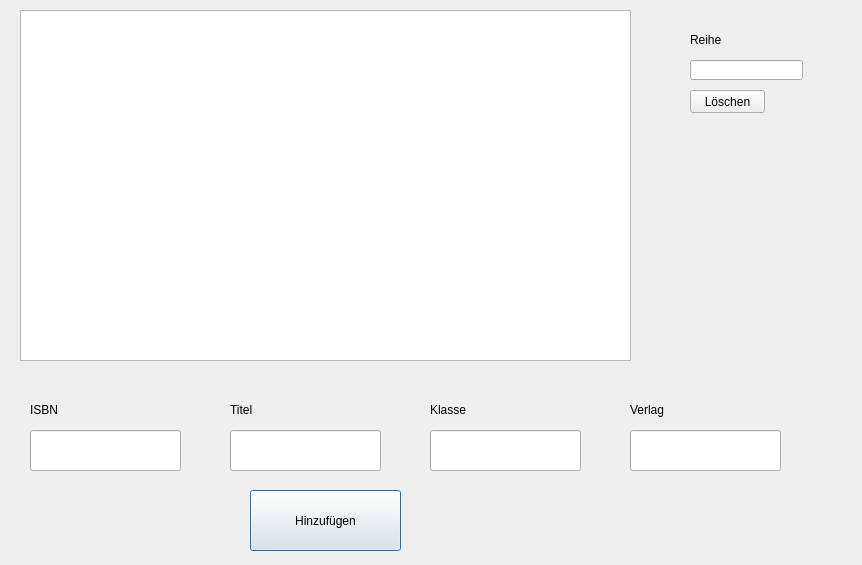
<?xml version="1.0" encoding="UTF-8"?>
<ui version="4.0">
 <class>Buch</class>
 <widget class="QDialog" name="Buch">
  <property name="geometry">
   <rect>
    <x>0</x>
    <y>0</y>
    <width>862</width>
    <height>565</height>
   </rect>
  </property>
  <property name="windowTitle">
   <string>Dialog</string>
  </property>
  <widget class="QPushButton" name="pushButton">
   <property name="geometry">
    <rect>
     <x>250</x>
     <y>490</y>
     <width>151</width>
     <height>61</height>
    </rect>
   </property>
   <property name="text">
    <string>Hinzufügen</string>
   </property>
  </widget>
  <widget class="QLabel" name="label">
   <property name="geometry">
    <rect>
     <x>30</x>
     <y>400</y>
     <width>71</width>
     <height>20</height>
    </rect>
   </property>
   <property name="text">
    <string>ISBN</string>
   </property>
  </widget>
  <widget class="QTableView" name="tableViewBuch">
   <property name="geometry">
    <rect>
     <x>20</x>
     <y>10</y>
     <width>611</width>
     <height>351</height>
    </rect>
   </property>
  </widget>
  <widget class="QLineEdit" name="Titel">
   <property name="geometry">
    <rect>
     <x>230</x>
     <y>430</y>
     <width>151</width>
     <height>41</height>
    </rect>
   </property>
   <property name="text">
    <string/>
   </property>
  </widget>
  <widget class="QLineEdit" name="Klasse">
   <property name="geometry">
    <rect>
     <x>430</x>
     <y>430</y>
     <width>151</width>
     <height>41</height>
    </rect>
   </property>
   <property name="text">
    <string/>
   </property>
  </widget>
  <widget class="QLabel" name="label_2">
   <property name="geometry">
    <rect>
     <x>230</x>
     <y>400</y>
     <width>71</width>
     <height>20</height>
    </rect>
   </property>
   <property name="text">
    <string>Titel</string>
   </property>
  </widget>
  <widget class="QLabel" name="label_3">
   <property name="geometry">
    <rect>
     <x>430</x>
     <y>400</y>
     <width>71</width>
     <height>20</height>
    </rect>
   </property>
   <property name="text">
    <string>Klasse</string>
   </property>
  </widget>
  <widget class="QLineEdit" name="Verlag">
   <property name="geometry">
    <rect>
     <x>630</x>
     <y>430</y>
     <width>151</width>
     <height>41</height>
    </rect>
   </property>
   <property name="text">
    <string/>
   </property>
  </widget>
  <widget class="QLabel" name="label_5">
   <property name="geometry">
    <rect>
     <x>690</x>
     <y>30</y>
     <width>51</width>
     <height>20</height>
    </rect>
   </property>
   <property name="text">
    <string>Reihe</string>
   </property>
  </widget>
  <widget class="QLineEdit" name="deleteRow">
   <property name="geometry">
    <rect>
     <x>690</x>
     <y>60</y>
     <width>113</width>
     <height>20</height>
    </rect>
   </property>
  </widget>
  <widget class="QLabel" name="label_4">
   <property name="geometry">
    <rect>
     <x>630</x>
     <y>400</y>
     <width>71</width>
     <height>20</height>
    </rect>
   </property>
   <property name="text">
    <string>Verlag</string>
   </property>
  </widget>
  <widget class="QPushButton" name="pushButton_2">
   <property name="geometry">
    <rect>
     <x>690</x>
     <y>90</y>
     <width>75</width>
     <height>23</height>
    </rect>
   </property>
   <property name="text">
    <string>Löschen</string>
   </property>
  </widget>
  <widget class="QLineEdit" name="ISBN">
   <property name="geometry">
    <rect>
     <x>30</x>
     <y>430</y>
     <width>151</width>
     <height>41</height>
    </rect>
   </property>
   <property name="text">
    <string/>
   </property>
  </widget>
 </widget>
 <resources/>
 <connections/>
</ui>
